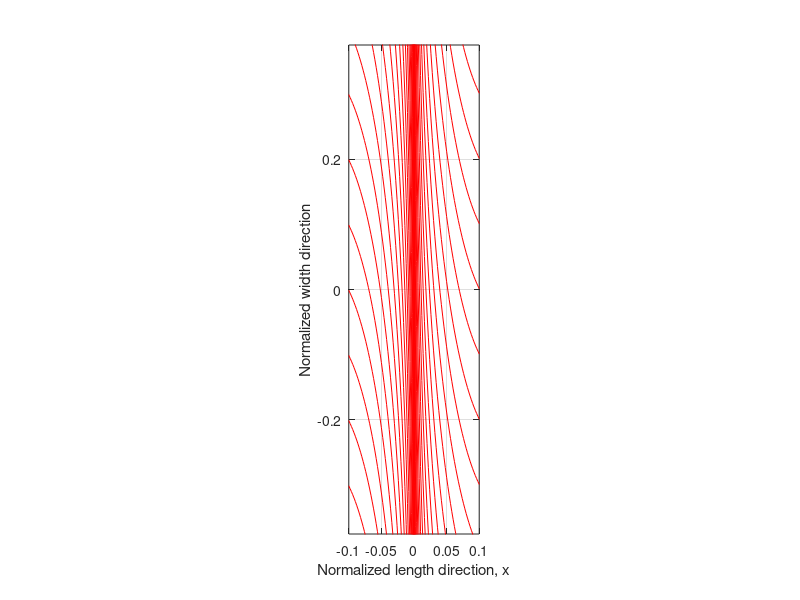

Write MATLAB code to recreate this figure.
% hold on;
% close all;
figure;
Phi = 0/180*pi;

T0 = -89./180*pi;


T1 = 45/180*pi;


number = 101;

curve_number = 20;




symcase = 'sym';

%%

physical_width = 0.75;
physical_length = 0.2;


x = linspace(0,physical_length,number);

% x = unique([linspace(0,0.05,10)  linspace(0.05,0.1,2)  linspace(0.1,0.15,2) linspace(0.15,0.2,10)]);

temp1 = cos(T0+(T1-T0).*x/(physical_length));

temp2 = -log(temp1) + log(cos(T0));

y = 1/(T1-T0).*temp2;




plot(x,y,'r-');hold on;
plot(-x,-y,'r-');hold on;





switch symcase
    
    case 'asym'
        
        plot(-x,y,'k-');hold on;
        plot(x,-y,'k-');hold on;
end

% % cord =[ x',y'];
% % 
% % [x_rotated,y_rotated] = Rz_group(cord,Phi,[0 0 0]);
% % 
% %  plot(x_rotated,y_rotated,'b-');hold on;
% %  plot(-x_rotated,-y_rotated,'b-');hold on;
% % 
% % 
% % switch symcase
% %     
% %     case 'asym'
% %         
% %         plot(-x_rotated,y_rotated,'g-');hold on;
% %         plot(x_rotated,-y_rotated,'g-');hold on;
% % end
% % 


%%

for ii = 1:curve_number
    
    plot(x,y+1/(curve_number/2)*ii,'r-');hold on;
    plot(x,y-1/(curve_number/2)*ii,'r-');hold on;
    
    
    plot(-x,-(y+1/(curve_number/2)*ii),'r-');hold on;
    plot(-x,-(y-1/(curve_number/2)*ii),'r-');hold on;
    
    
    
    switch symcase
        
        case 'asym'
            
            
            
            plot(-x,y+1/(curve_number/2)*ii,'k-');hold on;
            plot(-x,y-1/(curve_number/2)*ii,'k-');hold on;
            
            
            plot(x,-(y+1/(curve_number/2)*ii),'k-');hold on;
            plot(x,-(y-1/(curve_number/2)*ii),'k-');hold on;
    end
    
    
    
    
end




axis image;axis([-physical_length/2,physical_length/2,-physical_width/2,physical_width/2]);

xlabel('Normalized length direction, x')
ylabel('Normalized width direction')
grid on;

